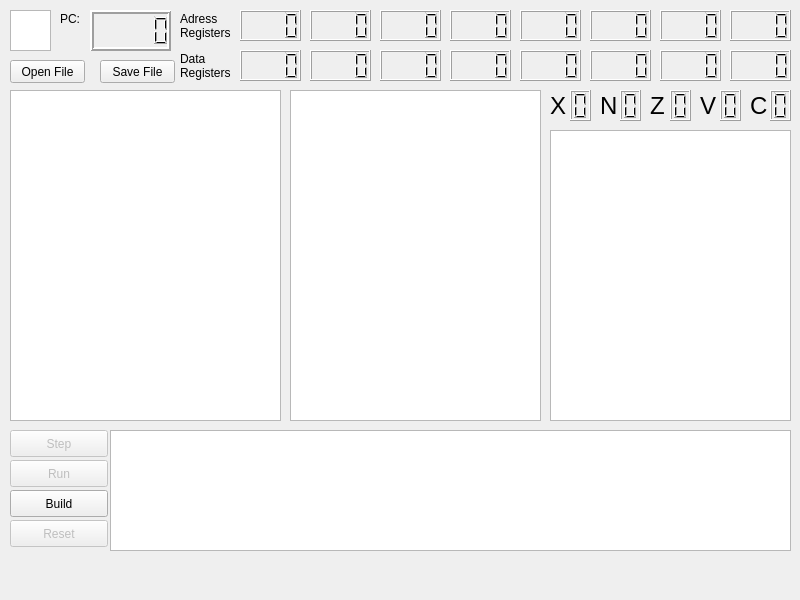
<?xml version="1.0" encoding="UTF-8"?>
<ui version="4.0">
 <class>MainWindow</class>
 <widget class="QMainWindow" name="MainWindow">
  <property name="geometry">
   <rect>
    <x>0</x>
    <y>0</y>
    <width>800</width>
    <height>600</height>
   </rect>
  </property>
  <property name="minimumSize">
   <size>
    <width>800</width>
    <height>600</height>
   </size>
  </property>
  <property name="maximumSize">
   <size>
    <width>800</width>
    <height>600</height>
   </size>
  </property>
  <property name="windowTitle">
   <string>M68K's Virtual Machine</string>
  </property>
  <property name="dockOptions">
   <set>QMainWindow::AnimatedDocks</set>
  </property>
  <widget class="QWidget" name="centralWidget">
   <widget class="QGraphicsView" name="logo">
    <property name="geometry">
     <rect>
      <x>10</x>
      <y>10</y>
      <width>41</width>
      <height>41</height>
     </rect>
    </property>
    <property name="verticalScrollBarPolicy">
     <enum>Qt::ScrollBarAsNeeded</enum>
    </property>
    <property name="interactive">
     <bool>false</bool>
    </property>
   </widget>
   <widget class="QLCDNumber" name="Alcd_1">
    <property name="geometry">
     <rect>
      <x>310</x>
      <y>10</y>
      <width>61</width>
      <height>31</height>
     </rect>
    </property>
    <property name="lineWidth">
     <number>1</number>
    </property>
    <property name="numDigits">
     <number>4</number>
    </property>
    <property name="mode">
     <enum>QLCDNumber::Hex</enum>
    </property>
    <property name="segmentStyle">
     <enum>QLCDNumber::Filled</enum>
    </property>
   </widget>
   <widget class="QLabel" name="label0">
    <property name="geometry">
     <rect>
      <x>180</x>
      <y>10</y>
      <width>51</width>
      <height>31</height>
     </rect>
    </property>
    <property name="text">
     <string>Adress Registers:</string>
    </property>
    <property name="wordWrap">
     <bool>true</bool>
    </property>
   </widget>
   <widget class="QLabel" name="label">
    <property name="geometry">
     <rect>
      <x>180</x>
      <y>50</y>
      <width>51</width>
      <height>31</height>
     </rect>
    </property>
    <property name="text">
     <string>Data Registers:</string>
    </property>
    <property name="wordWrap">
     <bool>true</bool>
    </property>
   </widget>
   <widget class="QLCDNumber" name="Alcd_2">
    <property name="geometry">
     <rect>
      <x>380</x>
      <y>10</y>
      <width>61</width>
      <height>31</height>
     </rect>
    </property>
    <property name="numDigits">
     <number>4</number>
    </property>
    <property name="mode">
     <enum>QLCDNumber::Hex</enum>
    </property>
    <property name="segmentStyle">
     <enum>QLCDNumber::Filled</enum>
    </property>
   </widget>
   <widget class="QLCDNumber" name="Alcd_3">
    <property name="geometry">
     <rect>
      <x>450</x>
      <y>10</y>
      <width>61</width>
      <height>31</height>
     </rect>
    </property>
    <property name="numDigits">
     <number>4</number>
    </property>
    <property name="mode">
     <enum>QLCDNumber::Hex</enum>
    </property>
    <property name="segmentStyle">
     <enum>QLCDNumber::Filled</enum>
    </property>
   </widget>
   <widget class="QLCDNumber" name="Alcd_4">
    <property name="geometry">
     <rect>
      <x>520</x>
      <y>10</y>
      <width>61</width>
      <height>31</height>
     </rect>
    </property>
    <property name="numDigits">
     <number>4</number>
    </property>
    <property name="mode">
     <enum>QLCDNumber::Hex</enum>
    </property>
    <property name="segmentStyle">
     <enum>QLCDNumber::Filled</enum>
    </property>
   </widget>
   <widget class="QLCDNumber" name="Alcd_5">
    <property name="geometry">
     <rect>
      <x>590</x>
      <y>10</y>
      <width>61</width>
      <height>31</height>
     </rect>
    </property>
    <property name="numDigits">
     <number>4</number>
    </property>
    <property name="mode">
     <enum>QLCDNumber::Hex</enum>
    </property>
    <property name="segmentStyle">
     <enum>QLCDNumber::Filled</enum>
    </property>
   </widget>
   <widget class="QLCDNumber" name="Alcd_6">
    <property name="geometry">
     <rect>
      <x>660</x>
      <y>10</y>
      <width>61</width>
      <height>31</height>
     </rect>
    </property>
    <property name="numDigits">
     <number>4</number>
    </property>
    <property name="mode">
     <enum>QLCDNumber::Hex</enum>
    </property>
    <property name="segmentStyle">
     <enum>QLCDNumber::Filled</enum>
    </property>
   </widget>
   <widget class="QLabel" name="label_2">
    <property name="geometry">
     <rect>
      <x>60</x>
      <y>10</y>
      <width>31</width>
      <height>17</height>
     </rect>
    </property>
    <property name="text">
     <string>PC:</string>
    </property>
   </widget>
   <widget class="QLCDNumber" name="PClcd">
    <property name="geometry">
     <rect>
      <x>90</x>
      <y>10</y>
      <width>81</width>
      <height>41</height>
     </rect>
    </property>
    <property name="lineWidth">
     <number>2</number>
    </property>
    <property name="mode">
     <enum>QLCDNumber::Dec</enum>
    </property>
    <property name="intValue" stdset="0">
     <number>0</number>
    </property>
   </widget>
   <widget class="QPlainTextEdit" name="codeEditor">
    <property name="geometry">
     <rect>
      <x>10</x>
      <y>90</y>
      <width>271</width>
      <height>331</height>
     </rect>
    </property>
   </widget>
   <widget class="QPushButton" name="compileButton">
    <property name="geometry">
     <rect>
      <x>10</x>
      <y>490</y>
      <width>98</width>
      <height>27</height>
     </rect>
    </property>
    <property name="text">
     <string>Build</string>
    </property>
   </widget>
   <widget class="QPushButton" name="runButton">
    <property name="enabled">
     <bool>false</bool>
    </property>
    <property name="geometry">
     <rect>
      <x>10</x>
      <y>460</y>
      <width>98</width>
      <height>27</height>
     </rect>
    </property>
    <property name="text">
     <string>Run</string>
    </property>
    <property name="checkable">
     <bool>false</bool>
    </property>
   </widget>
   <widget class="QPushButton" name="stepButton">
    <property name="enabled">
     <bool>false</bool>
    </property>
    <property name="geometry">
     <rect>
      <x>10</x>
      <y>430</y>
      <width>98</width>
      <height>27</height>
     </rect>
    </property>
    <property name="text">
     <string>Step</string>
    </property>
    <property name="checkable">
     <bool>false</bool>
    </property>
   </widget>
   <widget class="QPushButton" name="resetButton">
    <property name="enabled">
     <bool>false</bool>
    </property>
    <property name="geometry">
     <rect>
      <x>10</x>
      <y>520</y>
      <width>98</width>
      <height>27</height>
     </rect>
    </property>
    <property name="text">
     <string>Reset</string>
    </property>
    <property name="checkable">
     <bool>false</bool>
    </property>
   </widget>
   <widget class="QPlainTextEdit" name="plainTextEdit">
    <property name="geometry">
     <rect>
      <x>110</x>
      <y>430</y>
      <width>681</width>
      <height>121</height>
     </rect>
    </property>
    <property name="readOnly">
     <bool>true</bool>
    </property>
   </widget>
   <widget class="QPushButton" name="openButton">
    <property name="geometry">
     <rect>
      <x>10</x>
      <y>60</y>
      <width>75</width>
      <height>23</height>
     </rect>
    </property>
    <property name="text">
     <string>Open File</string>
    </property>
   </widget>
   <widget class="QPushButton" name="saveButton">
    <property name="geometry">
     <rect>
      <x>100</x>
      <y>60</y>
      <width>75</width>
      <height>23</height>
     </rect>
    </property>
    <property name="text">
     <string>Save File</string>
    </property>
   </widget>
   <widget class="QLCDNumber" name="CClcd_0">
    <property name="geometry">
     <rect>
      <x>570</x>
      <y>90</y>
      <width>21</width>
      <height>31</height>
     </rect>
    </property>
    <property name="font">
     <font>
      <pointsize>8</pointsize>
     </font>
    </property>
    <property name="frameShape">
     <enum>QFrame::Box</enum>
    </property>
    <property name="lineWidth">
     <number>1</number>
    </property>
    <property name="numDigits">
     <number>1</number>
    </property>
    <property name="mode">
     <enum>QLCDNumber::Hex</enum>
    </property>
    <property name="segmentStyle">
     <enum>QLCDNumber::Filled</enum>
    </property>
    <property name="value" stdset="0">
     <double>0.000000000000000</double>
    </property>
   </widget>
   <widget class="QLCDNumber" name="Alcd_0">
    <property name="geometry">
     <rect>
      <x>240</x>
      <y>10</y>
      <width>61</width>
      <height>31</height>
     </rect>
    </property>
    <property name="lineWidth">
     <number>1</number>
    </property>
    <property name="numDigits">
     <number>4</number>
    </property>
    <property name="mode">
     <enum>QLCDNumber::Hex</enum>
    </property>
    <property name="segmentStyle">
     <enum>QLCDNumber::Filled</enum>
    </property>
   </widget>
   <widget class="QLCDNumber" name="Alcd_7">
    <property name="geometry">
     <rect>
      <x>730</x>
      <y>10</y>
      <width>61</width>
      <height>31</height>
     </rect>
    </property>
    <property name="numDigits">
     <number>4</number>
    </property>
    <property name="mode">
     <enum>QLCDNumber::Hex</enum>
    </property>
    <property name="segmentStyle">
     <enum>QLCDNumber::Filled</enum>
    </property>
   </widget>
   <widget class="QLCDNumber" name="Dlcd_6">
    <property name="geometry">
     <rect>
      <x>660</x>
      <y>50</y>
      <width>61</width>
      <height>31</height>
     </rect>
    </property>
    <property name="numDigits">
     <number>4</number>
    </property>
    <property name="mode">
     <enum>QLCDNumber::Hex</enum>
    </property>
    <property name="segmentStyle">
     <enum>QLCDNumber::Filled</enum>
    </property>
   </widget>
   <widget class="QLCDNumber" name="Dlcd_1">
    <property name="geometry">
     <rect>
      <x>310</x>
      <y>50</y>
      <width>61</width>
      <height>31</height>
     </rect>
    </property>
    <property name="lineWidth">
     <number>1</number>
    </property>
    <property name="numDigits">
     <number>4</number>
    </property>
    <property name="mode">
     <enum>QLCDNumber::Hex</enum>
    </property>
    <property name="segmentStyle">
     <enum>QLCDNumber::Filled</enum>
    </property>
   </widget>
   <widget class="QLCDNumber" name="Dlcd_0">
    <property name="geometry">
     <rect>
      <x>240</x>
      <y>50</y>
      <width>61</width>
      <height>31</height>
     </rect>
    </property>
    <property name="lineWidth">
     <number>1</number>
    </property>
    <property name="numDigits">
     <number>4</number>
    </property>
    <property name="mode">
     <enum>QLCDNumber::Hex</enum>
    </property>
    <property name="segmentStyle">
     <enum>QLCDNumber::Filled</enum>
    </property>
   </widget>
   <widget class="QLCDNumber" name="Dlcd_7">
    <property name="geometry">
     <rect>
      <x>730</x>
      <y>50</y>
      <width>61</width>
      <height>31</height>
     </rect>
    </property>
    <property name="numDigits">
     <number>4</number>
    </property>
    <property name="mode">
     <enum>QLCDNumber::Hex</enum>
    </property>
    <property name="segmentStyle">
     <enum>QLCDNumber::Filled</enum>
    </property>
   </widget>
   <widget class="QLCDNumber" name="Dlcd_5">
    <property name="geometry">
     <rect>
      <x>590</x>
      <y>50</y>
      <width>61</width>
      <height>31</height>
     </rect>
    </property>
    <property name="numDigits">
     <number>4</number>
    </property>
    <property name="mode">
     <enum>QLCDNumber::Hex</enum>
    </property>
    <property name="segmentStyle">
     <enum>QLCDNumber::Filled</enum>
    </property>
   </widget>
   <widget class="QLCDNumber" name="Dlcd_3">
    <property name="geometry">
     <rect>
      <x>450</x>
      <y>50</y>
      <width>61</width>
      <height>31</height>
     </rect>
    </property>
    <property name="numDigits">
     <number>4</number>
    </property>
    <property name="mode">
     <enum>QLCDNumber::Hex</enum>
    </property>
    <property name="segmentStyle">
     <enum>QLCDNumber::Filled</enum>
    </property>
   </widget>
   <widget class="QLCDNumber" name="Dlcd_4">
    <property name="geometry">
     <rect>
      <x>520</x>
      <y>50</y>
      <width>61</width>
      <height>31</height>
     </rect>
    </property>
    <property name="numDigits">
     <number>4</number>
    </property>
    <property name="mode">
     <enum>QLCDNumber::Hex</enum>
    </property>
    <property name="segmentStyle">
     <enum>QLCDNumber::Filled</enum>
    </property>
   </widget>
   <widget class="QLCDNumber" name="Dlcd_2">
    <property name="geometry">
     <rect>
      <x>380</x>
      <y>50</y>
      <width>61</width>
      <height>31</height>
     </rect>
    </property>
    <property name="numDigits">
     <number>4</number>
    </property>
    <property name="mode">
     <enum>QLCDNumber::Hex</enum>
    </property>
    <property name="segmentStyle">
     <enum>QLCDNumber::Filled</enum>
    </property>
   </widget>
   <widget class="QLabel" name="lblCC_0">
    <property name="geometry">
     <rect>
      <x>550</x>
      <y>90</y>
      <width>21</width>
      <height>31</height>
     </rect>
    </property>
    <property name="font">
     <font>
      <pointsize>18</pointsize>
     </font>
    </property>
    <property name="text">
     <string>X</string>
    </property>
   </widget>
   <widget class="QLabel" name="lblCC_1">
    <property name="geometry">
     <rect>
      <x>600</x>
      <y>90</y>
      <width>21</width>
      <height>31</height>
     </rect>
    </property>
    <property name="font">
     <font>
      <pointsize>18</pointsize>
     </font>
    </property>
    <property name="text">
     <string>N</string>
    </property>
   </widget>
   <widget class="QLCDNumber" name="CClcd_1">
    <property name="geometry">
     <rect>
      <x>620</x>
      <y>90</y>
      <width>21</width>
      <height>31</height>
     </rect>
    </property>
    <property name="font">
     <font>
      <pointsize>8</pointsize>
     </font>
    </property>
    <property name="frameShape">
     <enum>QFrame::Box</enum>
    </property>
    <property name="lineWidth">
     <number>1</number>
    </property>
    <property name="numDigits">
     <number>1</number>
    </property>
    <property name="mode">
     <enum>QLCDNumber::Hex</enum>
    </property>
    <property name="segmentStyle">
     <enum>QLCDNumber::Filled</enum>
    </property>
    <property name="value" stdset="0">
     <double>0.000000000000000</double>
    </property>
   </widget>
   <widget class="QLCDNumber" name="CClcd_2">
    <property name="geometry">
     <rect>
      <x>670</x>
      <y>90</y>
      <width>21</width>
      <height>31</height>
     </rect>
    </property>
    <property name="font">
     <font>
      <pointsize>8</pointsize>
     </font>
    </property>
    <property name="frameShape">
     <enum>QFrame::Box</enum>
    </property>
    <property name="lineWidth">
     <number>1</number>
    </property>
    <property name="numDigits">
     <number>1</number>
    </property>
    <property name="mode">
     <enum>QLCDNumber::Hex</enum>
    </property>
    <property name="segmentStyle">
     <enum>QLCDNumber::Filled</enum>
    </property>
    <property name="value" stdset="0">
     <double>0.000000000000000</double>
    </property>
   </widget>
   <widget class="QLabel" name="lblCC_2">
    <property name="geometry">
     <rect>
      <x>650</x>
      <y>90</y>
      <width>21</width>
      <height>31</height>
     </rect>
    </property>
    <property name="font">
     <font>
      <pointsize>18</pointsize>
     </font>
    </property>
    <property name="text">
     <string>Z</string>
    </property>
   </widget>
   <widget class="QLCDNumber" name="CClcd_3">
    <property name="geometry">
     <rect>
      <x>720</x>
      <y>90</y>
      <width>21</width>
      <height>31</height>
     </rect>
    </property>
    <property name="font">
     <font>
      <pointsize>8</pointsize>
     </font>
    </property>
    <property name="frameShape">
     <enum>QFrame::Box</enum>
    </property>
    <property name="lineWidth">
     <number>1</number>
    </property>
    <property name="numDigits">
     <number>1</number>
    </property>
    <property name="mode">
     <enum>QLCDNumber::Hex</enum>
    </property>
    <property name="segmentStyle">
     <enum>QLCDNumber::Filled</enum>
    </property>
    <property name="value" stdset="0">
     <double>0.000000000000000</double>
    </property>
   </widget>
   <widget class="QLabel" name="lblCC_3">
    <property name="geometry">
     <rect>
      <x>700</x>
      <y>90</y>
      <width>21</width>
      <height>31</height>
     </rect>
    </property>
    <property name="font">
     <font>
      <pointsize>18</pointsize>
     </font>
    </property>
    <property name="text">
     <string>V</string>
    </property>
   </widget>
   <widget class="QLCDNumber" name="CClcd_4">
    <property name="geometry">
     <rect>
      <x>770</x>
      <y>90</y>
      <width>21</width>
      <height>31</height>
     </rect>
    </property>
    <property name="font">
     <font>
      <pointsize>8</pointsize>
     </font>
    </property>
    <property name="frameShape">
     <enum>QFrame::Box</enum>
    </property>
    <property name="lineWidth">
     <number>1</number>
    </property>
    <property name="numDigits">
     <number>1</number>
    </property>
    <property name="mode">
     <enum>QLCDNumber::Hex</enum>
    </property>
    <property name="segmentStyle">
     <enum>QLCDNumber::Filled</enum>
    </property>
    <property name="value" stdset="0">
     <double>0.000000000000000</double>
    </property>
   </widget>
   <widget class="QLabel" name="lblCC_4">
    <property name="geometry">
     <rect>
      <x>750</x>
      <y>90</y>
      <width>21</width>
      <height>31</height>
     </rect>
    </property>
    <property name="font">
     <font>
      <pointsize>18</pointsize>
     </font>
    </property>
    <property name="text">
     <string>C</string>
    </property>
   </widget>
   <widget class="QPlainTextEdit" name="memoryView">
    <property name="geometry">
     <rect>
      <x>550</x>
      <y>130</y>
      <width>241</width>
      <height>291</height>
     </rect>
    </property>
    <property name="readOnly">
     <bool>true</bool>
    </property>
   </widget>
   <widget class="QPlainTextEdit" name="programView">
    <property name="geometry">
     <rect>
      <x>290</x>
      <y>90</y>
      <width>251</width>
      <height>331</height>
     </rect>
    </property>
    <property name="readOnly">
     <bool>true</bool>
    </property>
   </widget>
  </widget>
  <widget class="QMenuBar" name="menuBar">
   <property name="geometry">
    <rect>
     <x>0</x>
     <y>0</y>
     <width>800</width>
     <height>21</height>
    </rect>
   </property>
  </widget>
 </widget>
 <layoutdefault spacing="6" margin="11"/>
 <resources/>
 <connections>
  <connection>
   <sender>compileButton</sender>
   <signal>clicked()</signal>
   <receiver>MainWindow</receiver>
   <slot>compile()</slot>
   <hints>
    <hint type="sourcelabel">
     <x>50</x>
     <y>527</y>
    </hint>
    <hint type="destinationlabel">
     <x>5</x>
     <y>525</y>
    </hint>
   </hints>
  </connection>
  <connection>
   <sender>codeEditor</sender>
   <signal>textChanged()</signal>
   <receiver>MainWindow</receiver>
   <slot>firstState()</slot>
   <hints>
    <hint type="sourcelabel">
     <x>26</x>
     <y>243</y>
    </hint>
    <hint type="destinationlabel">
     <x>5</x>
     <y>263</y>
    </hint>
   </hints>
  </connection>
 </connections>
 <slots>
  <slot>compile()</slot>
  <slot>firstState()</slot>
 </slots>
</ui>
